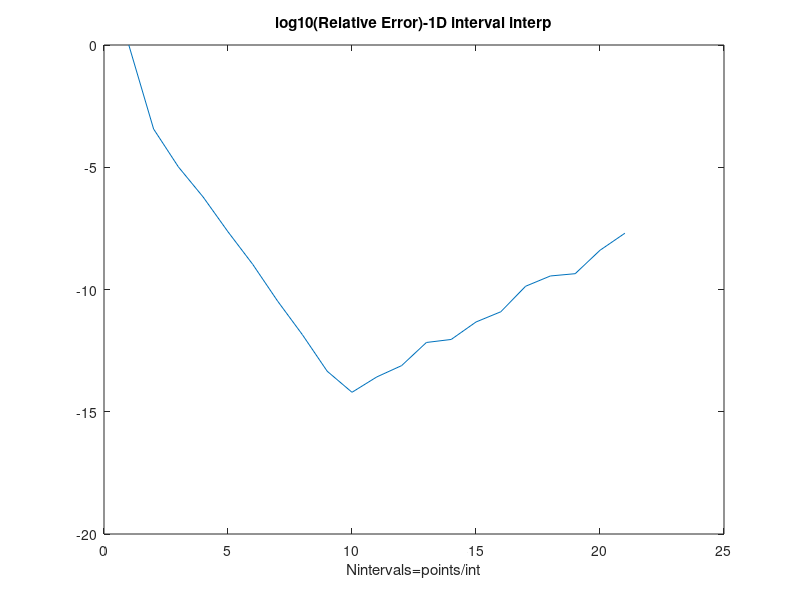

The MATLAB script that drew this image:
%%
rng(1)
a = 0; b=1; n = 1000;
[locs,~] = sort(rand(n,1)*(b-a));
distmatrix = squareform(pdist(locs));
kernel = 1./(1+distmatrix.^2);

v = sin(10*locs) + cos(2000*locs); %Anything could be used here

f = kernel*v;%Result

%% Number of Nint intervals k interpolation points per interval h interval
%length
relativeError=zeros(21,1);
for papa=2:21
k = papa;
Nint = 10; 
h = 1/(Nint *k);


%k interpolation points in each interval
interp_points = zeros(k,Nint);
for j=1:k
    for int=1:Nint
        interp_points(j,int) = h/2 + ((j-1)+(int-1)*k)*h;
    end
end


%% We need to be able to look up which interval each point belongs to
int_lookup = zeros(n,1);
current_int = 0;
for i=1:n
    if (k*h*(current_int) < locs(i))
        current_int = current_int +1;
    end
   int_lookup(i) = current_int;
end


%% Make V, which is now n rows by Nint*k columns
V = zeros(n,Nint*k);
for ti=1:k 
    for yj=1:n
        current_int = int_lookup(yj);
        num = 1;
        denom = 1;
        for tii=1:k
            if (tii ~= ti)
                denom = denom*(interp_points(ti,current_int) -interp_points(tii,current_int));
                num= num*(locs(yj) - interp_points(tii,current_int));
            end
        end

        V(yj,(current_int-1)*k+ti) = num/denom;
    end
end

%% Make S, which is k*Nint by k*Nint
S = ones(k*Nint,k*Nint);
for int1=1:Nint
    for i=1:k
        for int2=1:Nint
            for j=1:k    
                S((int1-1)*k+i,(int2-1)*k+j) = 1/(1+norm(interp_points(i,int1)-interp_points(j,int2))^2);
            end
        end
    end
end
%% FLT SNE
f_poly_approx=V'*v;

a=[0;S(k*Nint:-1:2,1)];
B=toeplitz(a);
C2=[S B;B S];

v2=[f_poly_approx;zeros(k*Nint,1)];

b_fft=ifft(fft(v2).*fft(C2(1,:))');
b_fft=b_fft(1:k*Nint);
f_poly_approx = V*b_fft;



relativeError(papa)=norm(f_poly_approx-f)/norm(f);
relativeError(papa)=log10(relativeError(papa));
disp(relativeError(papa));
end
plot(relativeError)
title('log10(Relative Error)-1D interval interp')
xlabel('Nintervals=points/int')
